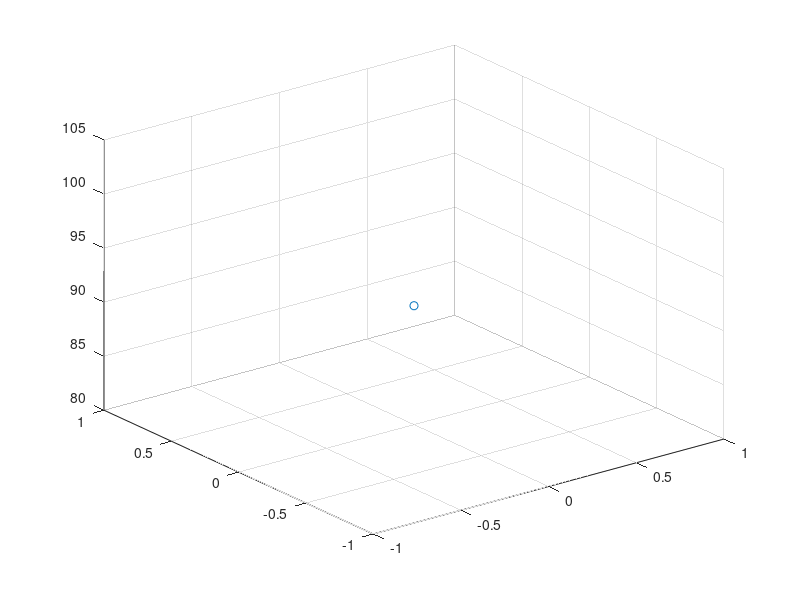

Write MATLAB code to recreate this figure. (Note: this script raises an error after producing the figure.)
%%Take a certain poly as an example，and how to display it 

clear
close all
%% Load object data and corner data

%% This data name is 'Object_1',its dimension is 224*6
%% that is, the object has 224 feature point, each point has 6 dimensions (x,y,z,alpha,beta,gamma)
load('polyhedron_model_1.mat'); 

%%  This data name is 'Object_corner_1',its dimension is 224*12, 
%% Each feature point represents a square area, and a square has 4 vertices (named A,B,C,D).
%% A=Object_corner_1(:,1:3),B=Object_corner_1(:,4:6);C=Object_corner_1(:,7:9);D=Object_corner_1(:,10:12);
load('polyhedron_model_corner_1.mat');


%% Load some scene data for plotting
%% Note that these data are not the target points to be covered and mapped.
load('Segment_vertice_all_deforms.mat');%% This data name is 'Segment_vertice_defor',its dimension is 32*2*12, 
load('motor_position_NSEW_deforms.mat');%% This data name is 'motor_position_NSEW',its dimension is 12*4,

%% Other data for plotting
center_z=91;
center_object=[0,0,center_z];%% top center point 
Length=10;%%Each face is 10cm wide
%The movable length of rod is 28-50cm
motor_move_max=50; 
motor_move_min=28;
Deform_Times=11; %% deformation times
Num_Patterns=Deform_Times+1; %% deformation patterns
Time=Deform_Times+1;
% Motor size is 8*6*4 cm.
motor_l=8;motor_w=6;motor_h=4;

basic_margin=5;%The width of each feature
basic_margin_z=4;%The height of each feature
floor_Face_mesh=7;% Sample 7 features per face
z_mesh_paixu=(35:floor_Face_mesh+1:91)+basic_margin_z; % Calculate the height of 7 features
z_mesh_paixu(floor_Face_mesh+1)=[];
fa_vector_plot_norm=4;%%The length of the direction for plotting

%% some colors 
Face_mesh_color=[255, 255, 255]/255;
Motor_color =[133,193,233]/255;  % 浅蓝色
Motor_range_color =[93, 109, 126]/255;  % 灰褐色
Mesh_color=[189, 195, 199]/255;

%%
target_object=Object_1;
target_object_corner=Object_corner_1;
singleobject_num=length(Object_1(:,1));
temp_tk=1;

figure(1)
scatter3(center_object(1),center_object(2),center_object(3),'r*'); %画圆点
hold on
Subroutine_for_drawing_object
axis([-120 120 -120 120 0 100]);
axis equal
view(-34,27)
xlabel('X');
ylabel('Y');
zlabel('Z');


% fa_norm_plot=4;